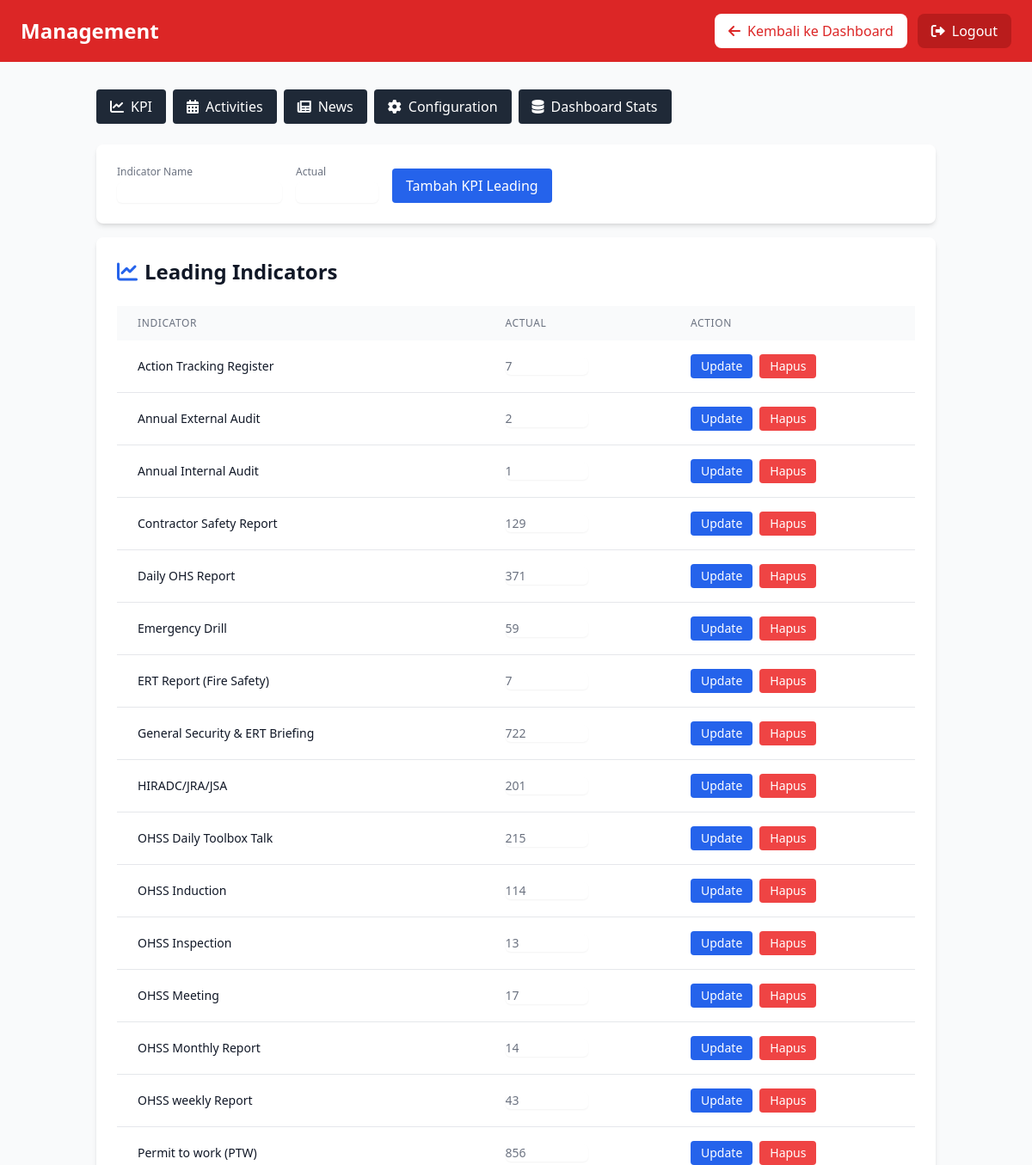
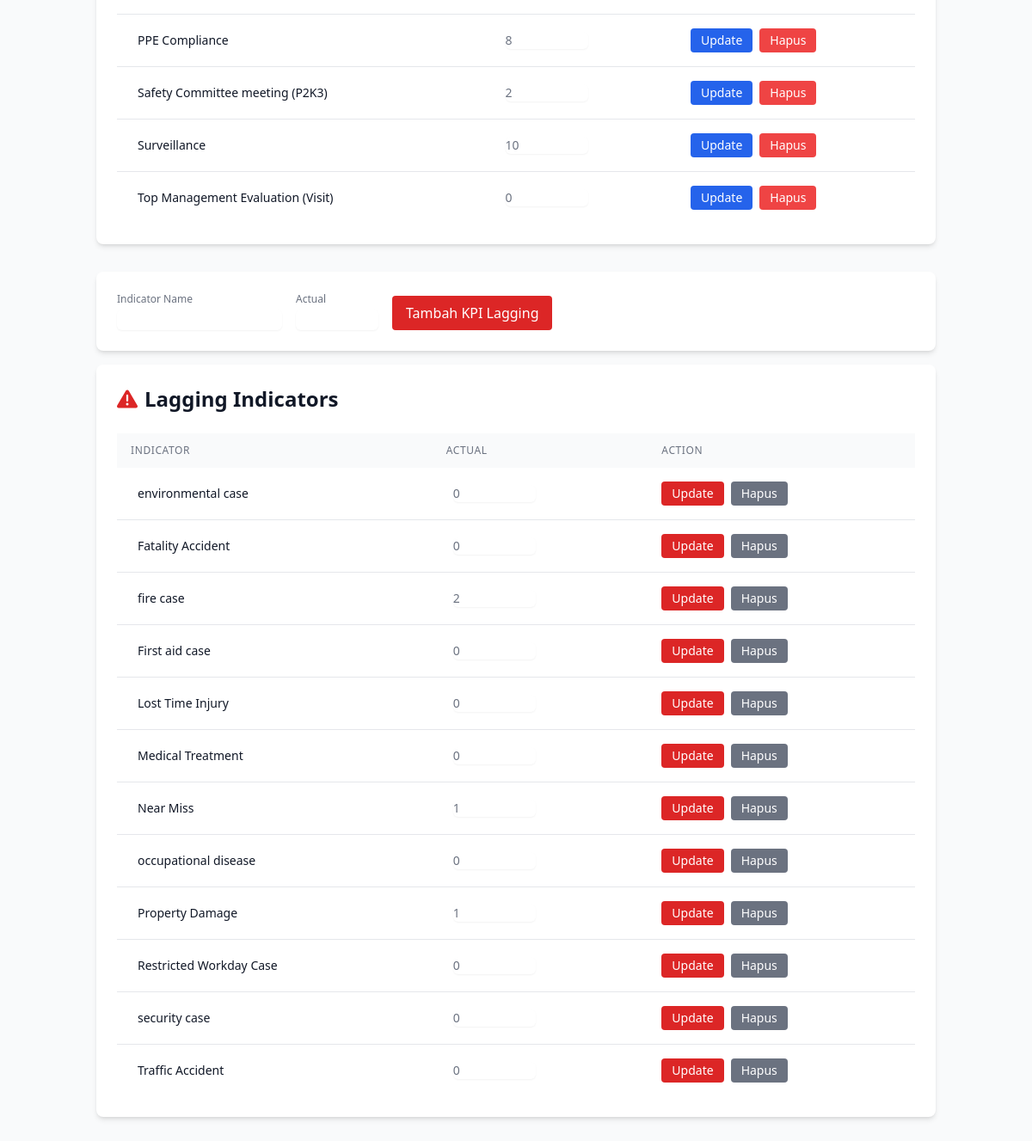
/admin/management/index.php (signed in), run on the app's committed database (2 pictures, top to bottom).
### tables this page shows
CREATE TABLE kpi_leading (
    id INT AUTO_INCREMENT PRIMARY KEY,
    indicator_name VARCHAR(255) NOT NULL,
    target_value INT NULL DEFAULT NULL,
    actual_value INT DEFAULT 0,
    month INT NOT NULL,
    year INT NOT NULL,
    status ENUM('on_track', 'behind', 'completed') DEFAULT 'on_track',
    notes TEXT NULL,
    created_at TIMESTAMP DEFAULT CURRENT_TIMESTAMP,
    updated_at TIMESTAMP DEFAULT CURRENT_TIMESTAMP ON UPDATE CURRENT_TIMESTAMP,
    UNIQUE KEY unique_indicator_month (indicator_name, month, year)
);

CREATE TABLE kpi_lagging (
    id INT AUTO_INCREMENT PRIMARY KEY,
    indicator_name VARCHAR(255) NOT NULL,
    target_value INT NULL DEFAULT NULL,
    actual_value INT DEFAULT 0,
    month INT NOT NULL,
    year INT NOT NULL,
    status ENUM('good', 'warning', 'critical') DEFAULT 'good',
    notes TEXT NULL,
    created_at TIMESTAMP DEFAULT CURRENT_TIMESTAMP,
    updated_at TIMESTAMP DEFAULT CURRENT_TIMESTAMP ON UPDATE CURRENT_TIMESTAMP,
    UNIQUE KEY unique_indicator_month (indicator_name, month, year)
);

### admin/management/kpi_tab.php (the view, shortened to what this page needs)
<?php
require_once '../../config/database.php';
$leadingKPIs = $pdo->query("SELECT * FROM kpi_leading ORDER BY indicator_name")->fetchAll();
$laggingKPIs = $pdo->query("SELECT * FROM kpi_lagging ORDER BY indicator_name")->fetchAll();
?>
<div class="bg-white rounded-lg shadow-md p-6 mb-4">
    <form method="POST" class="flex flex-wrap gap-4 items-end">
        <div>
            <label class="block text-xs font-medium text-gray-500 mb-1">Indicator Name</label>
            <input type="text" name="indicator_name" required class="border-gray-300 rounded-md shadow-sm focus:ring-blue-500 focus:border-blue-500 w-48">
        </div>
        <div>
            <label class="block text-xs font-medium text-gray-500 mb-1">Actual</label>
            <input type="number" name="actual_value" required class="border-gray-300 rounded-md shadow-sm focus:ring-blue-500 focus:border-blue-500 w-24">
        </div>
        <button type="submit" class="bg-blue-600 text-white px-4 py-2 rounded hover:bg-blue-700">Tambah KPI Leading</button>
    </form>
</div>
<div class="bg-white rounded-lg shadow-md p-6 mb-8">
    <h2 class="text-2xl font-bold text-gray-900 mb-6">
        <i class="fas fa-chart-line text-blue-600 mr-2"></i>Leading Indicators
    </h2>
    <div class="overflow-x-auto">
        <table class="min-w-full table-auto">
            <thead class="bg-gray-50">
                <tr>
                    <th class="px-6 py-3 text-left text-xs font-medium text-gray-500 uppercase tracking-wider">Indicator</th>
                    <th class="px-6 py-3 text-left text-xs font-medium text-gray-500 uppercase tracking-wider">Actual</th>
                    <th class="px-4 py-3 text-left text-xs font-medium text-gray-500 uppercase tracking-wider">Action</th>
                </tr>
            </thead>
            <tbody class="bg-white divide-y divide-gray-200">
                <?php foreach ($leadingKPIs as $kpi): ?>
                <tr>
                    <td class="px-6 py-4 whitespace-nowrap text-sm font-medium text-gray-900">
                        <?php echo $kpi['indicator_name']; ?>
                    </td>
                    <td class="px-6 py-4 whitespace-nowrap text-sm text-gray-500">
                        <input type="number" value="<?php echo $kpi['actual_value']; ?>"
                               class="border-gray-300 rounded-md shadow-sm focus:ring-blue-500 focus:border-blue-500 w-24"
                               name="actual_value_<?php echo $kpi['id']; ?>">
                    </td>
                    <td class="px-4 py-4 whitespace-nowrap text-sm font-medium flex gap-2">
                        <button onclick="updateKPI('leading', <?php echo $kpi['id']; ?>)" type="button"
                                class="bg-blue-600 text-white px-3 py-1 rounded hover:bg-blue-700">
                            Update
                        </button>
                        <form method="POST" onsubmit="return confirm('Hapus KPI ini?');" style="display:inline;">
                            <button type="submit" class="bg-red-500 text-white px-3 py-1 rounded hover:bg-red-700">Hapus</button>
                        </form>
                    </td>
                </tr>
                <?php endforeach; ?>
            </tbody>
        </table>
    </div>
</div>
<div class="bg-white rounded-lg shadow-md p-6 mb-4">
    <form method="POST" class="flex flex-wrap gap-4 items-end">
        <div>
            <label class="block text-xs font-medium text-gray-500 mb-1">Indicator Name</label>
            <input type="text" name="indicator_name" required class="border-gray-300 rounded-md shadow-sm focus:ring-red-500 focus:border-red-500 w-48">
        </div>
        <div>
            <label class="block text-xs font-medium text-gray-500 mb-1">Actual</label>
            <input type="number" name="actual_value" required class="border-gray-300 rounded-md shadow-sm focus:ring-red-500 focus:border-red-500 w-24">
        </div>
        <button type="submit" class="bg-red-600 text-white px-4 py-2 rounded hover:bg-red-700">Tambah KPI Lagging</button>
    </form>
</div>
<div class="bg-white rounded-lg shadow-md p-6">
    <h2 class="text-2xl font-bold text-gray-900 mb-6">
        <i class="fas fa-exclamation-triangle text-red-600 mr-2"></i>Lagging Indicators
    </h2>
    <div class="overflow-x-auto">
        <table class="min-w-full table-auto">
            <thead class="bg-gray-50">
                <tr>
                    <th class="px-4 py-3 text-left text-xs font-medium text-gray-500 uppercase tracking-wider">Indicator</th>
                    <th class="px-4 py-3 text-left text-xs font-medium text-gray-500 uppercase tracking-wider">Actual</th>
                    <th class="px-4 py-3 text-left text-xs font-medium text-gray-500 uppercase tracking-wider">Action</th>
                </tr>
            </thead>
            <tbody class="bg-white divide-y divide-gray-200">
                <?php foreach ($laggingKPIs as $kpi): ?>
                <tr>
                    <td class="px-6 py-4 whitespace-nowrap text-sm font-medium text-gray-900">
                        <?php echo $kpi['indicator_name']; ?>
                    </td>
                    <td class="px-6 py-4 whitespace-nowrap text-sm text-gray-500">
                        <input type="number" value="<?php echo $kpi['actual_value']; ?>"
                               class="border-gray-300 rounded-md shadow-sm focus:ring-red-500 focus:border-red-500 w-24"
                               name="actual_value_lagging_<?php echo $kpi['id']; ?>">
                    </td>
                    <td class="px-4 py-4 whitespace-nowrap text-sm font-medium flex gap-2">
                        <button onclick="updateKPI('lagging', <?php echo $kpi['id']; ?>)" type="button"
                                class="bg-red-600 text-white px-3 py-1 rounded hover:bg-red-700">
                            Update
                        </button>
                        <form method="POST" onsubmit="return confirm('Hapus KPI ini?');" style="display:inline;">
                            <button type="submit" class="bg-gray-500 text-white px-3 py-1 rounded hover:bg-gray-700">Hapus</button>
                        </form>
                    </td>
                </tr>
                <?php endforeach; ?>
            </tbody>
        </table>
    </div>
</div>

### data on the page
kpi_leading: indicator_name "Action Tracking Register", actual_value "7"
kpi_leading: indicator_name "Annual External Audit", actual_value "2"
kpi_leading: indicator_name "Annual Internal Audit", actual_value "1"
kpi_leading: indicator_name "Contractor Safety Report", actual_value "129"
kpi_leading: indicator_name "Daily OHS Report", actual_value "371"
kpi_leading: indicator_name "Emergency Drill", actual_value "59"
kpi_leading: indicator_name "ERT Report (Fire Safety)", actual_value "7"
kpi_leading: indicator_name "General Security & ERT Briefing", actual_value "722"
kpi_leading: indicator_name "HIRADC/JRA/JSA", actual_value "201"
kpi_leading: indicator_name "OHSS Daily Toolbox Talk", actual_value "215"
kpi_leading: indicator_name "OHSS Induction", actual_value "114"
kpi_leading: indicator_name "OHSS Inspection", actual_value "13"
kpi_leading: indicator_name "OHSS Meeting", actual_value "17"
kpi_leading: indicator_name "OHSS Monthly Report", actual_value "14"
kpi_leading: indicator_name "OHSS weekly Report", actual_value "43"
kpi_leading: indicator_name "Permit to work (PTW)", actual_value "856"
kpi_leading: indicator_name "PPE Compliance", actual_value+id "8"
kpi_leading: indicator_name "Safety Committee meeting (P2K3)", actual_value "2"
kpi_leading: indicator_name "Surveillance", actual_value "10"
kpi_leading: indicator_name "Top Management Evaluation (Visit)", actual_value "0"
kpi_lagging: indicator_name "environmental case", actual_value "0"
kpi_lagging: indicator_name "Fatality Accident", actual_value "0"
kpi_lagging: indicator_name "fire case", actual_value "2"
kpi_lagging: indicator_name "First aid case", actual_value "0"
kpi_lagging: indicator_name "Lost Time Injury", actual_value "0"
kpi_lagging: indicator_name "Medical Treatment", actual_value "0"
kpi_lagging: indicator_name "Near Miss", actual_value "1"
kpi_lagging: indicator_name "occupational disease", actual_value "0"
kpi_lagging: indicator_name "Property Damage", actual_value "1"
kpi_lagging: indicator_name "Restricted Workday Case", actual_value "0"
kpi_lagging: indicator_name "security case", actual_value "0"
kpi_lagging: indicator_name "Traffic Accident", actual_value "0"
